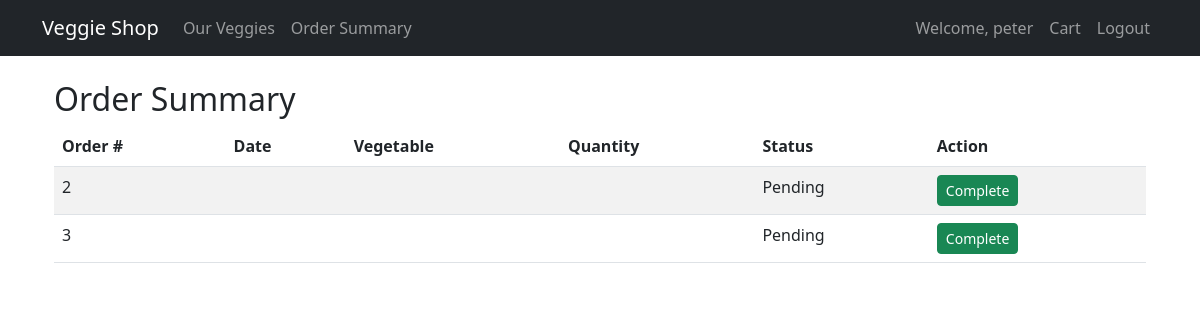
/summary/ (signed in), run on an earlier commit of the app's database.
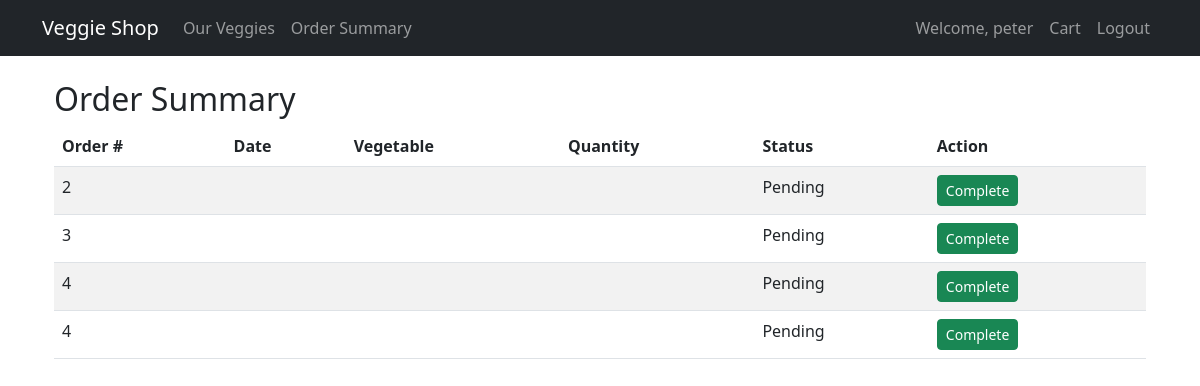
And on a later commit of the database.
### cart/models.py (models this page shows, shortened)
class OrderItem(models.Model):
    order = models.ForeignKey(Order, related_name='items', on_delete=models.CASCADE)
    vegetable = models.ForeignKey(Vegetable, on_delete=models.CASCADE)
    quantity = models.IntegerField(default=1)
    price = models.DecimalField(max_digits=10, decimal_places=2)

### cart/views.py (the view)
# urls.py: path('summary/', views.vegetable_order_summary, name='vegetable_summary'),
@staff_member_required
def vegetable_order_summary(request):
    print("All Orders:", Order.objects.all().count())
    print("All OrderItems:", OrderItem.objects.all().count())
    order_items = OrderItem.objects.select_related('order', 'vegetable').all()
    print("Query Results:", len(order_items))
    return render(request, 'cart/vegetable_summary.html', {
        'orders': order_items
    })

### cart/templates/cart/vegetable_summary.html (shortened to what this page needs)
{% extends "base.html" %}
{% block content %}
<div class="container mt-4">
    <h2>Order Summary</h2>
    <table class="table table-striped">
        <thead>
            <tr>
                <th>Order #</th>
                <th>Date</th>
                <th>Vegetable</th>
                <th>Quantity</th>
                <th>Status</th>
                <th>Action</th>
            </tr>
        </thead>
        <tbody>
            {% for order in orders %}
            <tr>
                <td>{{ order.order_id }}</td>
                <td>{{ order.order__date_ordered|date:"Y-m-d H:i" }}</td>
                <td>{{ order.vegetable__name }}</td>
                <td>{{ order.total_quantity }}</td>
                <td>{{ order.complete|yesno:"Complete,Pending" }}</td>
                <td>
                    {% if not order.complete %}
                    <form method="post" action="{% url 'complete_order' order.order_id %}">
                        <button type="submit" class="btn btn-success btn-sm">Complete</button>
                    </form>
                    {% endif %}
                </td>
            </tr>
            {% endfor %}
        </tbody>
    </table>
</div>
{% endblock %}

What changed in the data, as far as the page shows it:
added OrderItem: order_id "4", complete "Pending"
added OrderItem: order_id "4", complete "Pending"
